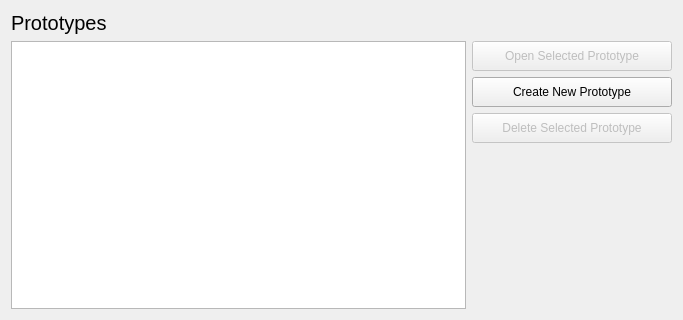
<?xml version="1.0" encoding="UTF-8"?>
<ui version="4.0">
 <class>ProjectViewerWindow</class>
 <widget class="QWidget" name="ProjectViewerWindow">
  <property name="geometry">
   <rect>
    <x>0</x>
    <y>0</y>
    <width>683</width>
    <height>320</height>
   </rect>
  </property>
  <property name="windowTitle">
   <string>Form</string>
  </property>
  <layout class="QVBoxLayout" name="verticalLayout_3">
   <item>
    <layout class="QVBoxLayout" name="verticalLayout_2">
     <item>
      <widget class="QLabel" name="prototypesLabel">
       <property name="font">
        <font>
         <pointsize>15</pointsize>
        </font>
       </property>
       <property name="text">
        <string>&lt;html&gt;&lt;head/&gt;&lt;body&gt;&lt;p&gt;Prototypes&lt;/p&gt;&lt;/body&gt;&lt;/html&gt;</string>
       </property>
      </widget>
     </item>
     <item>
      <layout class="QHBoxLayout" name="horizontalLayout">
       <item>
        <widget class="QListView" name="projectsListView">
         <property name="sizePolicy">
          <sizepolicy hsizetype="Expanding" vsizetype="Expanding">
           <horstretch>0</horstretch>
           <verstretch>0</verstretch>
          </sizepolicy>
         </property>
         <property name="editTriggers">
          <set>QAbstractItemView::NoEditTriggers</set>
         </property>
        </widget>
       </item>
       <item>
        <layout class="QVBoxLayout" name="verticalLayout">
         <item>
          <widget class="QPushButton" name="openProjectButton">
           <property name="enabled">
            <bool>false</bool>
           </property>
           <property name="sizePolicy">
            <sizepolicy hsizetype="Fixed" vsizetype="Fixed">
             <horstretch>0</horstretch>
             <verstretch>0</verstretch>
            </sizepolicy>
           </property>
           <property name="minimumSize">
            <size>
             <width>200</width>
             <height>30</height>
            </size>
           </property>
           <property name="text">
            <string>Open Selected Prototype</string>
           </property>
           <property name="checkable">
            <bool>false</bool>
           </property>
          </widget>
         </item>
         <item>
          <widget class="QPushButton" name="newProjectButton">
           <property name="sizePolicy">
            <sizepolicy hsizetype="Fixed" vsizetype="Fixed">
             <horstretch>0</horstretch>
             <verstretch>0</verstretch>
            </sizepolicy>
           </property>
           <property name="minimumSize">
            <size>
             <width>200</width>
             <height>30</height>
            </size>
           </property>
           <property name="text">
            <string>Create New Prototype</string>
           </property>
          </widget>
         </item>
         <item>
          <widget class="QPushButton" name="deleteProjectButton">
           <property name="enabled">
            <bool>false</bool>
           </property>
           <property name="sizePolicy">
            <sizepolicy hsizetype="Fixed" vsizetype="Fixed">
             <horstretch>0</horstretch>
             <verstretch>0</verstretch>
            </sizepolicy>
           </property>
           <property name="minimumSize">
            <size>
             <width>200</width>
             <height>30</height>
            </size>
           </property>
           <property name="text">
            <string>Delete Selected Prototype</string>
           </property>
          </widget>
         </item>
         <item>
          <spacer name="verticalSpacer">
           <property name="orientation">
            <enum>Qt::Vertical</enum>
           </property>
           <property name="sizeHint" stdset="0">
            <size>
             <width>20</width>
             <height>40</height>
            </size>
           </property>
          </spacer>
         </item>
        </layout>
       </item>
      </layout>
     </item>
    </layout>
   </item>
  </layout>
 </widget>
 <resources/>
 <connections/>
</ui>
